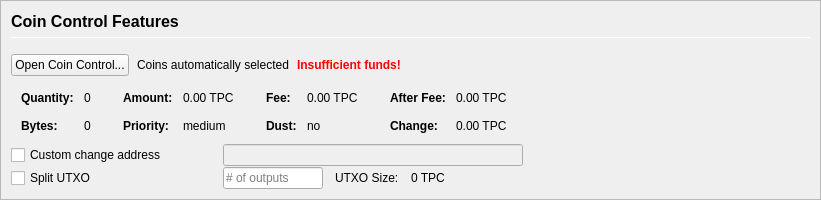
         <widget class="QFrame" name="frameCoinControl">
          <property name="sizePolicy">
           <sizepolicy hsizetype="Expanding" vsizetype="Expanding">
            <horstretch>0</horstretch>
            <verstretch>0</verstretch>
           </sizepolicy>
          </property>
          <property name="maximumSize">
           <size>
            <width>16777215</width>
            <height>16777215</height>
           </size>
          </property>
          <property name="frameShape">
           <enum>QFrame::StyledPanel</enum>
          </property>
          <property name="frameShadow">
           <enum>QFrame::Sunken</enum>
          </property>
          <layout class="QVBoxLayout" name="verticalLayoutCoinControl2">
           <property name="spacing">
            <number>0</number>
           </property>
           <property name="leftMargin">
            <number>0</number>
           </property>
           <property name="topMargin">
            <number>0</number>
           </property>
           <property name="rightMargin">
            <number>0</number>
           </property>
           <property name="bottomMargin">
            <number>0</number>
           </property>
           <item>
            <widget class="QFrame" name="frameCoinControl_BG">
             <layout class="QVBoxLayout" name="verticalLayoutCoinControl" stretch="0,0,0,0,0,0">
              <property name="spacing">
               <number>1</number>
              </property>
              <property name="leftMargin">
               <number>10</number>
              </property>
              <property name="topMargin">
               <number>10</number>
              </property>
              <item>
               <layout class="QHBoxLayout" name="horizontalLayoutCoinControl1">
                <property name="bottomMargin">
                 <number>15</number>
                </property>
                <item>
                 <layout class="QVBoxLayout" name="verticalLayout_3">
                  <property name="spacing">
                   <number>6</number>
                  </property>
                  <item>
                   <widget class="QLabel" name="labelCoinControlFeatures">
                    <property name="sizePolicy">
                     <sizepolicy hsizetype="Preferred" vsizetype="Maximum">
                      <horstretch>0</horstretch>
                      <verstretch>0</verstretch>
                     </sizepolicy>
                    </property>
                    <property name="minimumSize">
                     <size>
                      <width>0</width>
                      <height>20</height>
                     </size>
                    </property>
                    <property name="font">
                     <font>
                      <pointsize>12</pointsize>
                      <weight>75</weight>
                      <bold>true</bold>
                     </font>
                    </property>
                    <property name="styleSheet">
                     <string notr="true">font-weight:bold;</string>
                    </property>
                    <property name="text">
                     <string>Coin Control Features</string>
                    </property>
                   </widget>
                  </item>
                  <item>
                   <widget class="Line" name="line">
                    <property name="minimumSize">
                     <size>
                      <width>0</width>
                      <height>1</height>
                     </size>
                    </property>
                    <property name="maximumSize">
                     <size>
                      <width>16777215</width>
                      <height>1</height>
                     </size>
                    </property>
                    <property name="orientation">
                     <enum>Qt::Horizontal</enum>
                    </property>
                   </widget>
                  </item>
                 </layout>
                </item>
               </layout>
              </item>
              <item>
               <layout class="QHBoxLayout" name="horizontalLayoutCoinControl2" stretch="0,0,0,0">
                <property name="spacing">
                 <number>8</number>
                </property>
                <property name="bottomMargin">
                 <number>10</number>
                </property>
                <item>
                 <widget class="QPushButton" name="pushButtonCoinControl">
                  <property name="styleSheet">
                   <string notr="true"/>
                  </property>
                  <property name="text">
                   <string>Open Coin Control...</string>
                  </property>
                  <property name="autoDefault">
                   <bool>false</bool>
                  </property>
                 </widget>
                </item>
                <item>
                 <widget class="QLabel" name="labelCoinControlAutomaticallySelected">
                  <property name="text">
                   <string>Coins automatically selected</string>
                  </property>
                  <property name="margin">
                   <number>5</number>
                  </property>
                 </widget>
                </item>
                <item>
                 <widget class="QLabel" name="labelCoinControlInsuffFunds">
                  <property name="font">
                   <font>
                    <weight>75</weight>
                    <bold>true</bold>
                   </font>
                  </property>
                  <property name="styleSheet">
                   <string notr="true">color:red;font-weight:bold;</string>
                  </property>
                  <property name="text">
                   <string>Insufficient funds!</string>
                  </property>
                  <property name="margin">
                   <number>5</number>
                  </property>
                 </widget>
                </item>
                <item>
                 <spacer name="horizontalSpacerCoinControl">
                  <property name="orientation">
                   <enum>Qt::Horizontal</enum>
                  </property>
                  <property name="sizeHint" stdset="0">
                   <size>
                    <width>40</width>
                    <height>1</height>
                   </size>
                  </property>
                 </spacer>
                </item>
               </layout>
              </item>
              <item>
               <widget class="QWidget" name="widgetCoinControl" native="true">
                <property name="sizePolicy">
                 <sizepolicy hsizetype="Preferred" vsizetype="Preferred">
                  <horstretch>0</horstretch>
                  <verstretch>0</verstretch>
                 </sizepolicy>
                </property>
                <property name="minimumSize">
                 <size>
                  <width>0</width>
                  <height>0</height>
                 </size>
                </property>
                <property name="styleSheet">
                 <string notr="true"/>
                </property>
                <layout class="QHBoxLayout" name="horizontalLayoutCoinControl5">
                 <property name="leftMargin">
                  <number>0</number>
                 </property>
                 <property name="topMargin">
                  <number>0</number>
                 </property>
                 <property name="rightMargin">
                  <number>0</number>
                 </property>
                 <property name="bottomMargin">
                  <number>0</number>
                 </property>
                 <item>
                  <layout class="QHBoxLayout" name="horizontalLayoutCoinControl3" stretch="0,0,0,1">
                   <property name="spacing">
                    <number>20</number>
                   </property>
                   <property name="topMargin">
                    <number>0</number>
                   </property>
                   <property name="bottomMargin">
                    <number>10</number>
                   </property>
                   <item>
                    <layout class="QFormLayout" name="formLayoutCoinControl1">
                     <property name="horizontalSpacing">
                      <number>10</number>
                     </property>
                     <property name="verticalSpacing">
                      <number>14</number>
                     </property>
                     <property name="leftMargin">
                      <number>10</number>
                     </property>
                     <property name="topMargin">
                      <number>4</number>
                     </property>
                     <property name="rightMargin">
                      <number>6</number>
                     </property>
                     <item row="0" column="0">
                      <widget class="QLabel" name="labelCoinControlQuantityText">
                       <property name="font">
                        <font>
                         <weight>75</weight>
                         <bold>true</bold>
                        </font>
                       </property>
                       <property name="text">
                        <string>Quantity:</string>
                       </property>
                       <property name="margin">
                        <number>0</number>
                       </property>
                      </widget>
                     </item>
                     <item row="0" column="1">
                      <widget class="QLabel" name="labelCoinControlQuantity">
                       <property name="cursor">
                        <cursorShape>IBeamCursor</cursorShape>
                       </property>
                       <property name="contextMenuPolicy">
                        <enum>Qt::ActionsContextMenu</enum>
                       </property>
                       <property name="text">
                        <string notr="true">0</string>
                       </property>
                       <property name="margin">
                        <number>0</number>
                       </property>
                       <property name="textInteractionFlags">
                        <set>Qt::LinksAccessibleByMouse|Qt::TextSelectableByKeyboard|Qt::TextSelectableByMouse</set>
                       </property>
                      </widget>
                     </item>
                     <item row="1" column="0">
                      <widget class="QLabel" name="labelCoinControlBytesText">
                       <property name="font">
                        <font>
                         <weight>75</weight>
                         <bold>true</bold>
                        </font>
                       </property>
                       <property name="text">
                        <string>Bytes:</string>
                       </property>
                      </widget>
                     </item>
                     <item row="1" column="1">
                      <widget class="QLabel" name="labelCoinControlBytes">
                       <property name="cursor">
                        <cursorShape>IBeamCursor</cursorShape>
                       </property>
                       <property name="contextMenuPolicy">
                        <enum>Qt::ActionsContextMenu</enum>
                       </property>
                       <property name="text">
                        <string notr="true">0</string>
                       </property>
                       <property name="textInteractionFlags">
                        <set>Qt::LinksAccessibleByMouse|Qt::TextSelectableByKeyboard|Qt::TextSelectableByMouse</set>
                       </property>
                      </widget>
                     </item>
                    </layout>
                   </item>
                   <item>
                    <layout class="QFormLayout" name="formLayoutCoinControl2">
                     <property name="horizontalSpacing">
                      <number>10</number>
                     </property>
                     <property name="verticalSpacing">
                      <number>14</number>
                     </property>
                     <property name="leftMargin">
                      <number>6</number>
                     </property>
                     <property name="topMargin">
                      <number>4</number>
                     </property>
                     <property name="rightMargin">
                      <number>6</number>
                     </property>
                     <item row="0" column="0">
                      <widget class="QLabel" name="labelCoinControlAmountText">
                       <property name="font">
                        <font>
                         <weight>75</weight>
                         <bold>true</bold>
                        </font>
                       </property>
                       <property name="text">
                        <string>Amount:</string>
                       </property>
                       <property name="margin">
                        <number>0</number>
                       </property>
                      </widget>
                     </item>
                     <item row="0" column="1">
                      <widget class="QLabel" name="labelCoinControlAmount">
                       <property name="cursor">
                        <cursorShape>IBeamCursor</cursorShape>
                       </property>
                       <property name="contextMenuPolicy">
                        <enum>Qt::ActionsContextMenu</enum>
                       </property>
                       <property name="text">
                        <string notr="true">0.00 TPC</string>
                       </property>
                       <property name="textInteractionFlags">
                        <set>Qt::LinksAccessibleByMouse|Qt::TextSelectableByKeyboard|Qt::TextSelectableByMouse</set>
                       </property>
                      </widget>
                     </item>
                     <item row="1" column="0">
                      <widget class="QLabel" name="labelCoinControlPriorityText">
                       <property name="font">
                        <font>
                         <weight>75</weight>
                         <bold>true</bold>
                        </font>
                       </property>
                       <property name="text">
                        <string>Priority:</string>
                       </property>
                      </widget>
                     </item>
                     <item row="1" column="1">
                      <widget class="QLabel" name="labelCoinControlPriority">
                       <property name="cursor">
                        <cursorShape>IBeamCursor</cursorShape>
                       </property>
                       <property name="contextMenuPolicy">
                        <enum>Qt::ActionsContextMenu</enum>
                       </property>
                       <property name="text">
                        <string>medium</string>
                       </property>
                       <property name="textInteractionFlags">
                        <set>Qt::LinksAccessibleByMouse|Qt::TextSelectableByKeyboard|Qt::TextSelectableByMouse</set>
                       </property>
                      </widget>
                     </item>
                    </layout>
                   </item>
                   <item>
                    <layout class="QFormLayout" name="formLayoutCoinControl3">
                     <property name="horizontalSpacing">
                      <number>10</number>
                     </property>
                     <property name="verticalSpacing">
                      <number>14</number>
                     </property>
                     <property name="leftMargin">
                      <number>6</number>
                     </property>
                     <property name="topMargin">
                      <number>4</number>
                     </property>
                     <property name="rightMargin">
                      <number>6</number>
                     </property>
                     <item row="0" column="0">
                      <widget class="QLabel" name="labelCoinControlFeeText">
                       <property name="font">
                        <font>
                         <weight>75</weight>
                         <bold>true</bold>
                        </font>
                       </property>
                       <property name="text">
                        <string>Fee:</string>
                       </property>
                       <property name="margin">
                        <number>0</number>
                       </property>
                      </widget>
                     </item>
                     <item row="0" column="1">
                      <widget class="QLabel" name="labelCoinControlFee">
                       <property name="cursor">
                        <cursorShape>IBeamCursor</cursorShape>
                       </property>
                       <property name="contextMenuPolicy">
                        <enum>Qt::ActionsContextMenu</enum>
                       </property>
                       <property name="text">
                        <string notr="true">0.00 TPC</string>
                       </property>
                       <property name="textInteractionFlags">
                        <set>Qt::LinksAccessibleByMouse|Qt::TextSelectableByKeyboard|Qt::TextSelectableByMouse</set>
                       </property>
                      </widget>
                     </item>
                     <item row="1" column="0">
                      <widget class="QLabel" name="labelCoinControlLowOutputText">
                       <property name="font">
                        <font>
                         <weight>75</weight>
                         <bold>true</bold>
                        </font>
                       </property>
                       <property name="text">
                        <string>Dust:</string>
                       </property>
                      </widget>
                     </item>
                     <item row="1" column="1">
                      <widget class="QLabel" name="labelCoinControlLowOutput">
                       <property name="cursor">
                        <cursorShape>IBeamCursor</cursorShape>
                       </property>
                       <property name="contextMenuPolicy">
                        <enum>Qt::ActionsContextMenu</enum>
                       </property>
                       <property name="text">
                        <string>no</string>
                       </property>
                       <property name="textInteractionFlags">
                        <set>Qt::LinksAccessibleByMouse|Qt::TextSelectableByKeyboard|Qt::TextSelectableByMouse</set>
                       </property>
                      </widget>
                     </item>
                    </layout>
                   </item>
                   <item>
                    <layout class="QFormLayout" name="formLayoutCoinControl4">
                     <property name="horizontalSpacing">
                      <number>10</number>
                     </property>
                     <property name="verticalSpacing">
                      <number>14</number>
                     </property>
                     <property name="leftMargin">
                      <number>6</number>
                     </property>
                     <property name="topMargin">
                      <number>4</number>
                     </property>
                     <property name="rightMargin">
                      <number>6</number>
                     </property>
                     <item row="0" column="0">
                      <widget class="QLabel" name="labelCoinControlAfterFeeText">
                       <property name="font">
                        <font>
                         <weight>75</weight>
                         <bold>true</bold>
                        </font>
                       </property>
                       <property name="text">
                        <string>After Fee:</string>
                       </property>
                       <property name="margin">
                        <number>0</number>
                       </property>
                      </widget>
                     </item>
                     <item row="0" column="1">
                      <widget class="QLabel" name="labelCoinControlAfterFee">
                       <property name="cursor">
                        <cursorShape>IBeamCursor</cursorShape>
                       </property>
                       <property name="contextMenuPolicy">
                        <enum>Qt::ActionsContextMenu</enum>
                       </property>
                       <property name="text">
                        <string notr="true">0.00 TPC</string>
                       </property>
                       <property name="textInteractionFlags">
                        <set>Qt::LinksAccessibleByMouse|Qt::TextSelectableByKeyboard|Qt::TextSelectableByMouse</set>
                       </property>
                      </widget>
                     </item>
                     <item row="1" column="0">
                      <widget class="QLabel" name="labelCoinControlChangeText">
                       <property name="font">
                        <font>
                         <weight>75</weight>
                         <bold>true</bold>
                        </font>
                       </property>
                       <property name="text">
                        <string>Change:</string>
                       </property>
                      </widget>
                     </item>
                     <item row="1" column="1">
                      <widget class="QLabel" name="labelCoinControlChange">
                       <property name="cursor">
                        <cursorShape>IBeamCursor</cursorShape>
                       </property>
                       <property name="contextMenuPolicy">
                        <enum>Qt::ActionsContextMenu</enum>
                       </property>
                       <property name="text">
                        <string notr="true">0.00 TPC</string>
                       </property>
                       <property name="textInteractionFlags">
                        <set>Qt::LinksAccessibleByMouse|Qt::TextSelectableByKeyboard|Qt::TextSelectableByMouse</set>
                       </property>
                      </widget>
                     </item>
                    </layout>
                   </item>
                  </layout>
                 </item>
                </layout>
               </widget>
              </item>
              <item>
               <layout class="QHBoxLayout" name="horizontalLayoutCoinControl4">
                <property name="spacing">
                 <number>12</number>
                </property>
                <property name="sizeConstraint">
                 <enum>QLayout::SetDefaultConstraint</enum>
                </property>
                <property name="topMargin">
                 <number>0</number>
                </property>
                <property name="rightMargin">
                 <number>0</number>
                </property>
                <item>
                 <widget class="QCheckBox" name="checkBoxCoinControlChange">
                  <property name="sizePolicy">
                   <sizepolicy hsizetype="Preferred" vsizetype="Preferred">
                    <horstretch>0</horstretch>
                    <verstretch>0</verstretch>
                   </sizepolicy>
                  </property>
                  <property name="minimumSize">
                   <size>
                    <width>200</width>
                    <height>0</height>
                   </size>
                  </property>
                  <property name="maximumSize">
                   <size>
                    <width>200</width>
                    <height>16777215</height>
                   </size>
                  </property>
                  <property name="toolTip">
                   <string>If this is activated, but the change address is empty or invalid, change will be sent to a newly generated address.</string>
                  </property>
                  <property name="text">
                   <string>Custom change address</string>
                  </property>
                 </widget>
                </item>
                <item>
                 <widget class="QValidatedLineEdit" name="lineEditCoinControlChange">
                  <property name="enabled">
                   <bool>false</bool>
                  </property>
                  <property name="sizePolicy">
                   <sizepolicy hsizetype="Preferred" vsizetype="Preferred">
                    <horstretch>0</horstretch>
                    <verstretch>0</verstretch>
                   </sizepolicy>
                  </property>
                  <property name="minimumSize">
                   <size>
                    <width>300</width>
                    <height>0</height>
                   </size>
                  </property>
                 </widget>
                </item>
                <item>
                 <widget class="QLabel" name="labelCoinControlChangeLabel">
                  <property name="sizePolicy">
                   <sizepolicy hsizetype="Preferred" vsizetype="Preferred">
                    <horstretch>0</horstretch>
                    <verstretch>0</verstretch>
                   </sizepolicy>
                  </property>
                  <property name="minimumSize">
                   <size>
                    <width>100</width>
                    <height>0</height>
                   </size>
                  </property>
                  <property name="text">
                   <string/>
                  </property>
                  <property name="margin">
                   <number>3</number>
                  </property>
                 </widget>
                </item>
               </layout>
              </item>
              <item>
               <layout class="QHBoxLayout" name="horizontalLayoutCoinControl6">
                <property name="spacing">
                 <number>12</number>
                </property>
                <property name="rightMargin">
                 <number>0</number>
                </property>
                <item>
                 <widget class="QCheckBox" name="splitBlockCheckBox">
                  <property name="sizePolicy">
                   <sizepolicy hsizetype="Preferred" vsizetype="Preferred">
                    <horstretch>0</horstretch>
                    <verstretch>0</verstretch>
                   </sizepolicy>
                  </property>
                  <property name="minimumSize">
                   <size>
                    <width>200</width>
                    <height>0</height>
                   </size>
                  </property>
                  <property name="maximumSize">
                   <size>
                    <width>200</width>
                    <height>16777215</height>
                   </size>
                  </property>
                  <property name="text">
                   <string>Split UTXO</string>
                  </property>
                 </widget>
                </item>
                <item>
                 <widget class="QLineEdit" name="splitBlockLineEdit">
                  <property name="sizePolicy">
                   <sizepolicy hsizetype="Preferred" vsizetype="Preferred">
                    <horstretch>50</horstretch>
                    <verstretch>0</verstretch>
                   </sizepolicy>
                  </property>
                  <property name="minimumSize">
                   <size>
                    <width>100</width>
                    <height>0</height>
                   </size>
                  </property>
                  <property name="maximumSize">
                   <size>
                    <width>100</width>
                    <height>16777215</height>
                   </size>
                  </property>
                  <property name="placeholderText">
                   <string># of outputs</string>
                  </property>
                 </widget>
                </item>
                <item>
                 <widget class="QLabel" name="labelBlockSizeText">
                  <property name="text">
                   <string>UTXO Size:</string>
                  </property>
                 </widget>
                </item>
                <item>
                 <widget class="QLabel" name="labelBlockSize">
                  <property name="text">
                   <string>0 TPC</string>
                  </property>
                 </widget>
                </item>
                <item>
                 <spacer name="horizontalSpacer_7">
                  <property name="orientation">
                   <enum>Qt::Horizontal</enum>
                  </property>
                  <property name="sizeHint" stdset="0">
                   <size>
                    <width>40</width>
                    <height>20</height>
                   </size>
                  </property>
                 </spacer>
                </item>
               </layout>
              </item>
              <item>
               <spacer name="verticalSpacerCoinControl">
                <property name="orientation">
                 <enum>Qt::Vertical</enum>
                </property>
                <property name="sizeHint" stdset="0">
                 <size>
                  <width>800</width>
                  <height>1</height>
                 </size>
                </property>
               </spacer>
              </item>
             </layout>
            </widget>
           </item>
          </layout>
         </widget>
